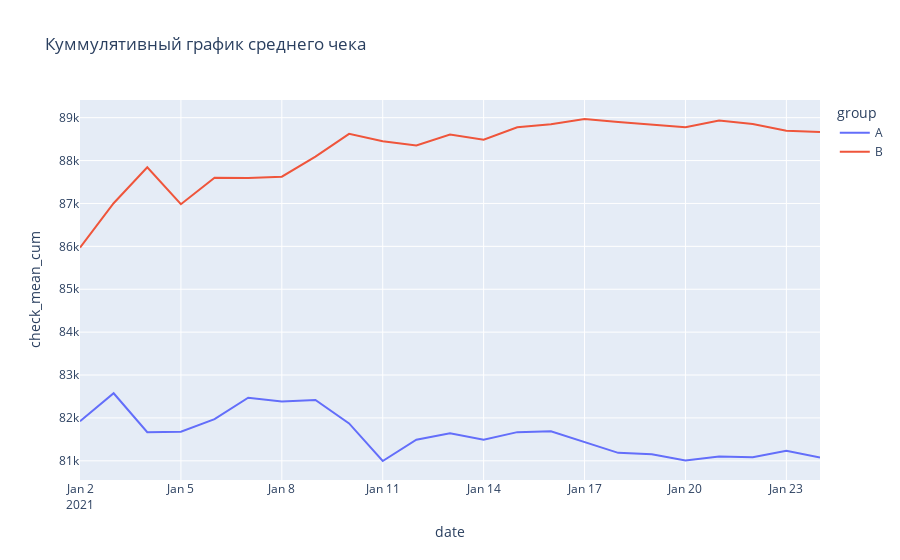

Write notebook code for a chart like this one.
### Code cell
fig2 = px.line(updated_dily, x='date', y='check_mean_cum', line_group='group', color='group', title='Куммулятивный график среднего чека')
fig2.show()

### Figure 1 — Plotly figure (JSON) as saved in the notebook; plotly's stock layout.template omitted (floating-point values rounded to 4 significant figures)
{"data": [{"hovertemplate": "group=A<br>date=%{x}<br>check_mean_cum=%{y}<extra></extra>", "legendgroup": "A", "line": {"color": "#636efa", "dash": "solid"}, "marker": {"symbol": "circle"}, "mode": "lines", "name": "A", "orientation": "v", "showlegend": true, "type": "scatter", "x": ["2021-01-02T00:00:00", "2021-01-03T00:00:00", "2021-01-04T00:00:00", "2021-01-05T00:00:00", "2021-01-06T00:00:00", "2021-01-07T00:00:00", "2021-01-08T00:00:00", "2021-01-09T00:00:00", "2021-01-10T00:00:00", "2021-01-11T00:00:00", "2021-01-12T00:00:00", "2021-01-13T00:00:00", "2021-01-14T00:00:00", "2021-01-15T00:00:00", "2021-01-16T00:00:00", "2021-01-17T00:00:00", "2021-01-18T00:00:00", "2021-01-19T00:00:00", "2021-01-20T00:00:00", "2021-01-21T00:00:00", "2021-01-22T00:00:00", "2021-01-23T00:00:00", "2021-01-24T00:00:00"], "xaxis": "x", "y": [81922, 82575, 81668, 81680, 81971, 82470, 82385, 82418, 81873, 80996, 81492, 81640, 81491, 81669, 81688, 81437, 81186, 81153, 81010, 81098, 81085, 81237, 81076], "yaxis": "y"}, {"hovertemplate": "group=B<br>date=%{x}<br>check_mean_cum=%{y}<extra></extra>", "legendgroup": "B", "line": {"color": "#EF553B", "dash": "solid"}, "marker": {"symbol": "circle"}, "mode": "lines", "name": "B", "orientation": "v", "showlegend": true, "type": "scatter", "x": ["2021-01-02T00:00:00", "2021-01-03T00:00:00", "2021-01-04T00:00:00", "2021-01-05T00:00:00", "2021-01-06T00:00:00", "2021-01-07T00:00:00", "2021-01-08T00:00:00", "2021-01-09T00:00:00", "2021-01-10T00:00:00", "2021-01-11T00:00:00", "2021-01-12T00:00:00", "2021-01-13T00:00:00", "2021-01-14T00:00:00", "2021-01-15T00:00:00", "2021-01-16T00:00:00", "2021-01-17T00:00:00", "2021-01-18T00:00:00", "2021-01-19T00:00:00", "2021-01-20T00:00:00", "2021-01-21T00:00:00", "2021-01-22T00:00:00", "2021-01-23T00:00:00", "2021-01-24T00:00:00"], "xaxis": "x", "y": [85971, 87006, 87842, 86983, 87600, 87595, 87624, 88090, 88624, 88452, 88352, 88609, 88487, 88778, 88848, 88969, 88900, 88841, 88776, 88934, 88851, 88697, 88665], "yaxis": "y"}], "layout": {"legend": {"title": {"text": "group"}, "tracegroupgap": 0}, "title": {"text": "Куммулятивный график среднего чека"}, "xaxis": {"anchor": "y", "domain": [0, 1], "title": {"text": "date"}}, "yaxis": {"anchor": "x", "domain": [0, 1], "title": {"text": "check_mean_cum"}}}}
